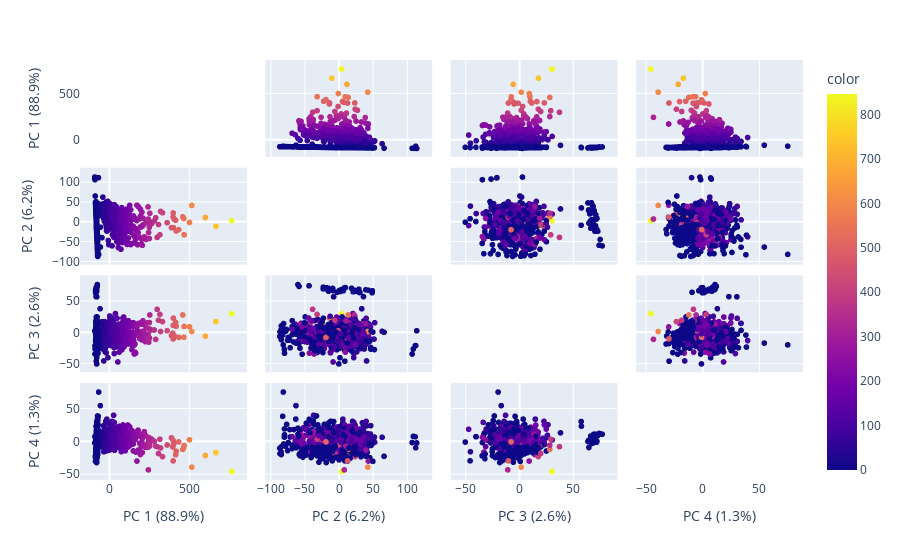

Notebook code cell kept with this figure:
### Code cell
import plotly.express as px
from sklearn.decomposition import PCA

df_pca_data = pd.read_csv('pima-indians-diabetes.csv'  )
features = ["Number_pregnant","Plasma_glucose","Blood_pressure","Triceps_thickness","Serum_insulin","BMI","Diabetes_function","Age","Class_variable"]

pca = PCA()
components = pca.fit_transform(df_pca_data[features])
labels = {
    str(i): f"PC {i+1} ({var:.1f}%)"
    for i, var in enumerate(pca.explained_variance_ratio_ * 100)
}

fig = px.scatter_matrix(
    components,
    labels=labels,
    dimensions=range(4),
    color=df_pca_data["Serum_insulin"]
)
fig.update_traces(diagonal_visible=False)
fig.show()

### Figure 1 — Plotly figure (JSON) as saved in the notebook; plotly's stock layout.template omitted (floating-point values rounded to 4 significant figures; data arrays with more than 128 entries replaced by an {"elided": "..."} marker saying what was removed)
{"data": [{"diagonal": {"visible": false}, "dimensions": [{"axis": {"matches": true}, "label": "PC 1 (88.9%)", "values": {"elided": "767 float values"}}, {"axis": {"matches": true}, "label": "PC 2 (6.2%)", "values": {"elided": "767 float values"}}, {"axis": {"matches": true}, "label": "PC 3 (2.6%)", "values": {"elided": "767 float values"}}, {"axis": {"matches": true}, "label": "PC 4 (1.3%)", "values": {"elided": "767 float values"}}], "hovertemplate": "%{xaxis.title.text}=%{x}<br>%{yaxis.title.text}=%{y}<br>color=%{marker.color}<extra></extra>", "legendgroup": "", "marker": {"color": {"elided": "767 int values"}, "coloraxis": "coloraxis", "symbol": "circle"}, "name": "", "showlegend": false, "type": "splom"}], "layout": {"coloraxis": {"colorbar": {"title": {"text": "color"}}, "colorscale": [[0, "#0d0887"], [0.1111, "#46039f"], [0.2222, "#7201a8"], [0.3333, "#9c179e"], [0.4444, "#bd3786"], [0.5556, "#d8576b"], [0.6667, "#ed7953"], [0.7778, "#fb9f3a"], [0.8889, "#fdca26"], [1, "#f0f921"]]}, "dragmode": "select", "legend": {"tracegroupgap": 0}, "margin": {"t": 60}}}
